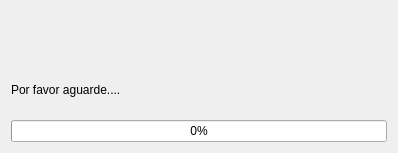
<?xml version="1.0" encoding="UTF-8"?>
<ui version="4.0">
 <class>Dialog</class>
 <widget class="QDialog" name="Dialog">
  <property name="geometry">
   <rect>
    <x>0</x>
    <y>0</y>
    <width>398</width>
    <height>153</height>
   </rect>
  </property>
  <property name="windowTitle">
   <string>Aguarde</string>
  </property>
  <layout class="QGridLayout" name="gridLayout">
   <item row="2" column="0">
    <widget class="QProgressBar" name="progressBar">
     <property name="value">
      <number>0</number>
     </property>
    </widget>
   </item>
   <item row="0" column="0">
    <widget class="QLabel" name="label">
     <property name="text">
      <string/>
     </property>
     <property name="wordWrap">
      <bool>true</bool>
     </property>
    </widget>
   </item>
   <item row="1" column="0">
    <widget class="QLabel" name="label_2">
     <property name="text">
      <string>Por favor aguarde....</string>
     </property>
    </widget>
   </item>
  </layout>
 </widget>
 <resources/>
 <connections/>
</ui>
